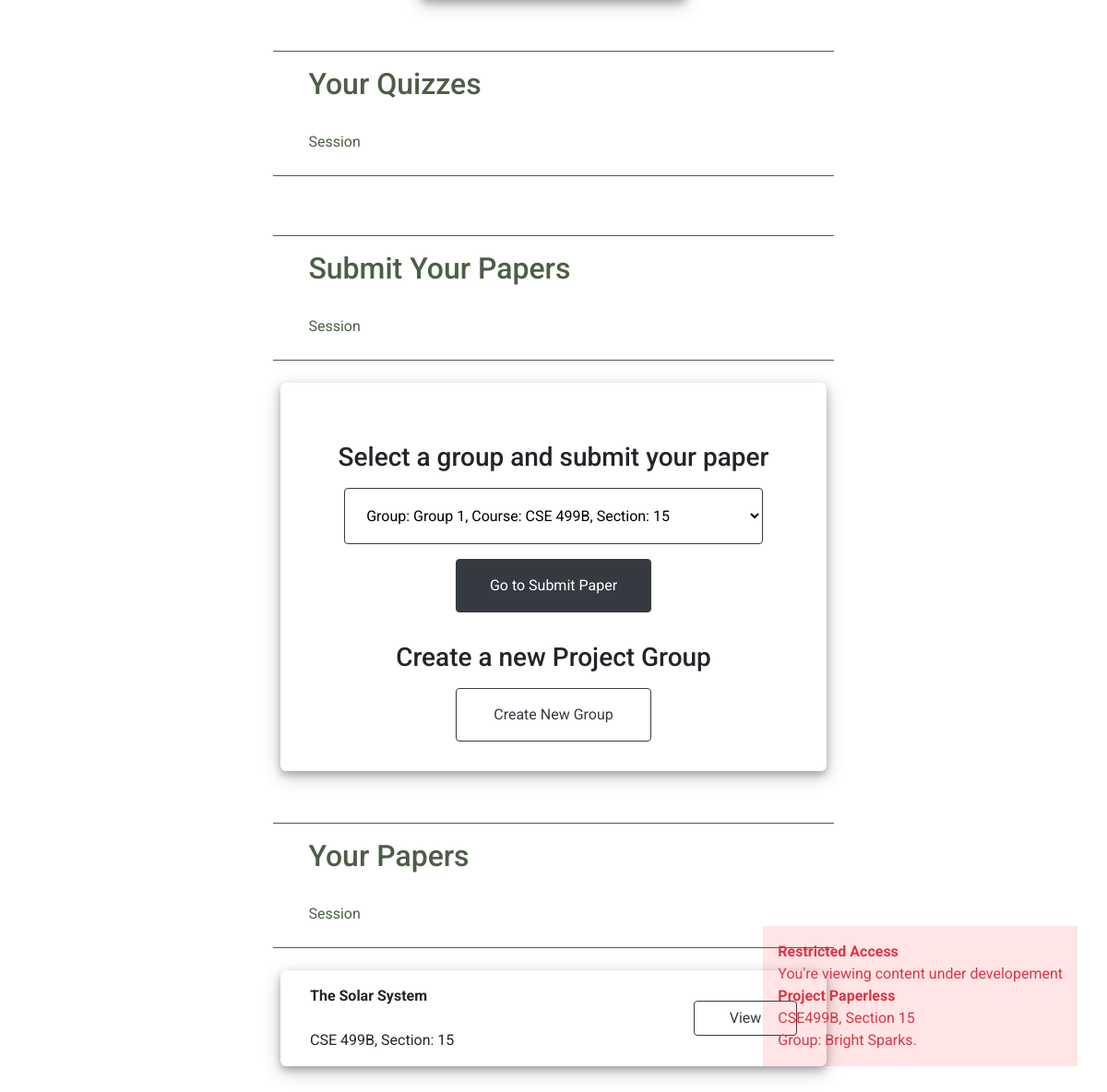
/dashboard/ (signed in, lower part), run on an earlier commit of the app's database.
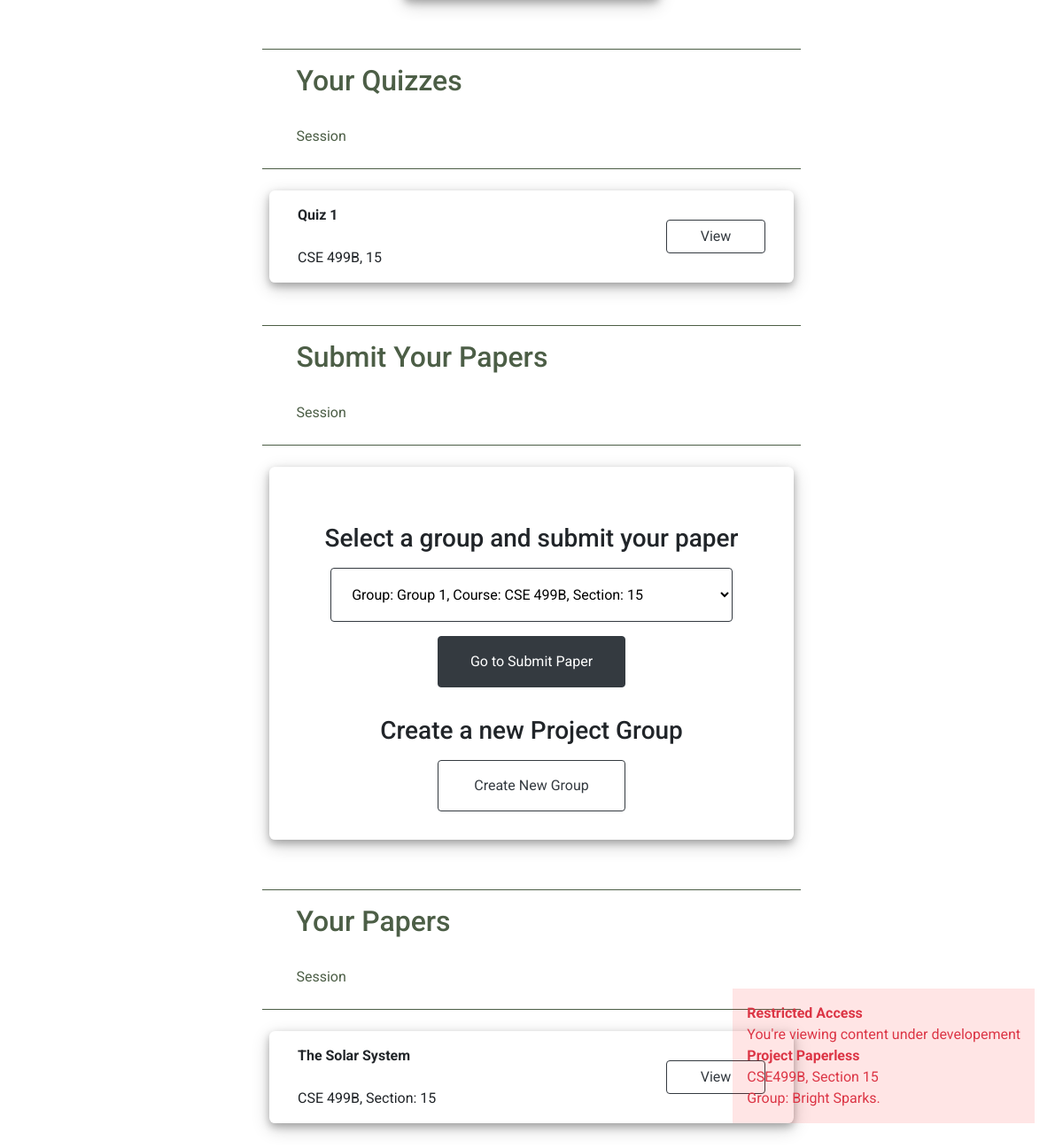
And on a later commit of the database.
### documents/models.py (models this page shows, shortened)
class Document(models.Model):
    group = models.ForeignKey('learners.Group', on_delete=models.CASCADE, related_name='document')
    title = models.CharField(max_length=250)
    paper = models.FileField(storage=paper_storage, upload_to=user_directory_path)
    information = models.CharField(max_length=250, null=True)
    date_uploaded = models.DateTimeField(auto_now_add=True, editable=False)
    date_updated = models.DateTimeField(auto_now=True)

### learners/models.py (models this page shows, shortened)
class Group(models.Model):
    course_code = models.CharField(max_length=30)
    section = models.IntegerField()
    name = models.CharField(max_length=128)
    status = models.CharField(max_length=12)
    instructor = models.ForeignKey('users.User', related_name='submission_group', on_delete=models.CASCADE)
    members = models.ManyToManyField('users.User')
    class Meta:
        constraints = [
            models.UniqueConstraint(fields=['course_code', 'section', 'name'], name='unique_group')
        ]
    def get_string(self):
        return f'Group: {self.name}, Course: {self.course_code}, Section: {self.section}'

### classrooms/models.py (models this page shows, shortened)
class Quiz(models.Model):
    title = models.CharField(max_length=128)
    classroom = models.ForeignKey(Classroom, on_delete=models.CASCADE, related_name='quiz')
    students = models.ManyToManyField('users.User', related_name='quizzes', through='Performance')
    is_open = models.BooleanField(default=False)
    is_running = models.BooleanField(default=False)
    is_taken = models.BooleanField(default=False)
    due_date = models.DateField()
    class Meta:
        constraints = [
            models.UniqueConstraint(fields=['classroom', 'title'], name='unique_quiz')
        ]

class Classroom(models.Model):
    id = models.CharField(max_length=128, primary_key=True)
    name = models.CharField(max_length=128)
    semester = models.CharField(max_length=12)
    course_code = models.CharField(max_length=30)
    section = models.IntegerField()
    students = models.ManyToManyField('users.User', related_name='class_room')
    instructor = models.ForeignKey('users.User', related_name='classroom', on_delete=models.CASCADE)
    class Meta:
        constraints = [
            models.UniqueConstraint(fields=['course_code', 'section', 'semester'], name='unique_classroom')
        ]

### users/views.py (the view, shortened to what this page needs)
# urls.py: path('dashboard/', DashboardView.as_view(), name='dashboard'),
class DashboardView(UserViews):
    def student_view(self):
        return learner_dashboard(self.request)

### learners/forms.py (shortened to what this page needs)
class GroupSelectForm(forms.Form):
    GROUPS = []
    groups = forms.ChoiceField(choices=GROUPS)
    groups.widget.attrs.update({'class': 'input'})
    def update_choice(self, user):
        self.GROUPS = []
        groups = user.group_set.all()
        for group in groups:
            self.GROUPS.append((group.id, group.get_string()))
        self.fields['groups'].choices = self.GROUPS

### project_paperless/utils.py (called while the page is built)
    @method_decorator(login_required(login_url='users:login'))
    def get(self, request):
        self.request = request
        return self.user_view()

    def user_view(self):
        if self.request.user.is_educator:
            return self.teacher_view()
        else:
            return self.student_view()

### templates/learners/dashboard.html (shortened to what this page needs)
{% extends 'layout.html' %}
{% block body %}
<div class="user_dashboard">
  <div class="dashboard container">
    <div class="area">
      <div class="card_container">
      </div>
    </div>
    <div class="area">
      <div class="area_header">
        <h2> Your Quizzes </h2>
        <br>
        <p>Session</p>
      </div>
      <div class="card_container">
        {% for quiz in quizzes %}
          <div class="items_card items_card_fluid">
            <div class="items">
              <p>
                <strong>{{ quiz.fields.title }}</strong>
                <br>
                <br>
                {{ quiz.fields.classroom.course_code }},
                {{ quiz.fields.classroom.section }}
              </p>
              <div class="text-right">
                <a href="{% url 'classrooms:show_quiz' quiz.fields.classroom.id quiz.fields.id %}"
                   class="btn btn-outline-dark"> View </a>
              </div>
            </div>
          </div>
        {% endfor %}
      </div>
    </div>
    <div class="area">
      <div class="area_header">
        <h2> Submit Your Papers </h2>
        <br>
        <p>Session</p>
      </div>
      <div class="card_container">
        <div class="items_card paper_submission">
          <div class="items">
            <h3 class="item_header">Select a group and submit your paper</h3>
            <form action="" method="POST">
              {{ groups_form.groups }}
              <button type="submit" class="btn btn-dark">Go to Submit Paper</button>
            </form>
            <h3 class="item_header">Create a new Project Group</h3>
            <a href="{% url 'learners:add_group' %}" class="btn btn-outline-dark">Create New Group</a>
          </div>
        </div>
      </div>
    </div>
    <div class="area">
      <div class="area_header">
        <h2> Your Papers </h2>
        <br>
        <p>Session</p>
      </div>
      <div class="card_container">
        {% for paper in papers %}
          <div class="items_card items_card_fluid paper_list">
            <div class="items">
              <p>
                <strong>{{ paper.title }}</strong>
                <br>
                <br>
                {{ paper.group.course_code }},
                Section: {{ paper.group.section }}
              </p>
              <div class="text-right">
                <a href="" class="btn btn-outline-dark"> View</a>
              </div>
            </div>
          </div>
        {% endfor %}
      </div>
    </div>
  </div>
</div>
{% endblock %}

What changed in the data, as far as the page shows it:
now on this page (row edited): Quiz: fields "Quiz 1", fields.classroom.course_code "CSE 499B", fields.classroom.section "15"
